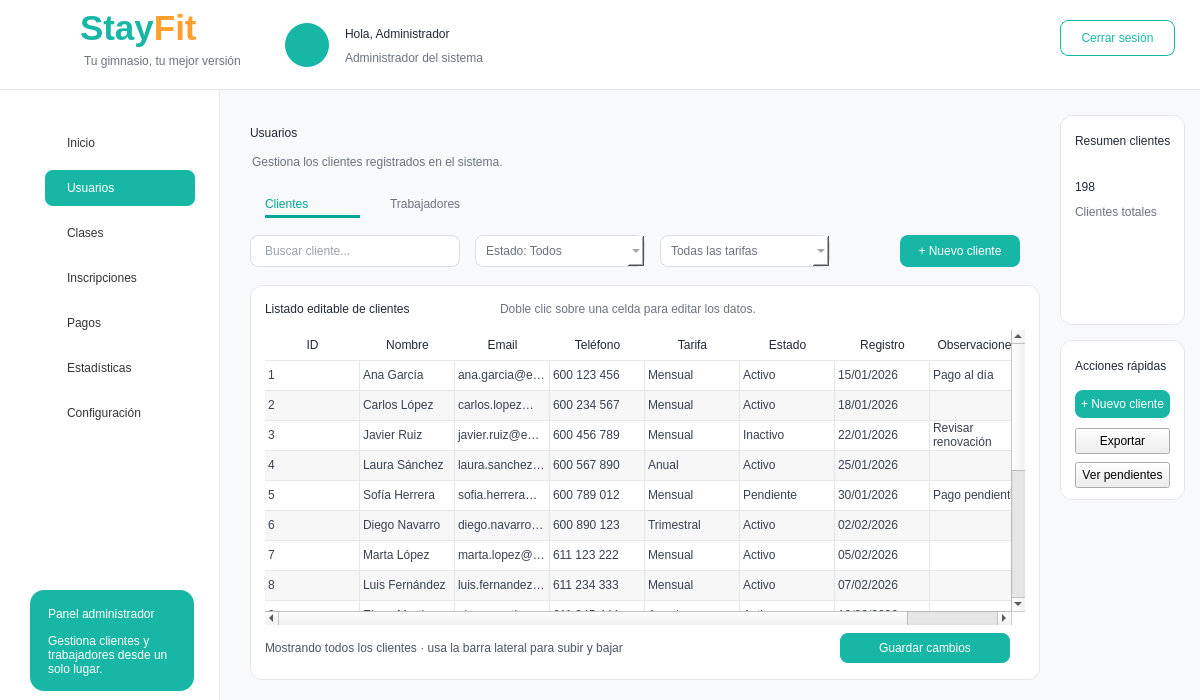
<?xml version="1.0" encoding="UTF-8"?>
<ui version="4.0">
 <class>MainWindow</class>
 <widget class="QMainWindow" name="MainWindow">
  <property name="geometry"><rect><x>0</x><y>0</y><width>1200</width><height>700</height></rect></property>
  <property name="windowTitle"><string>StayFit - Usuarios Clientes</string></property>
  <property name="styleSheet"><string notr="true">
QMainWindow { background-color: #F7F9FA; }
QLabel { background: transparent; color: #1F2937; font-family: &quot;Segoe UI&quot;; }
QPushButton { font-family: &quot;Segoe UI&quot;; }
QFrame#frameHeader { background-color: white; border-bottom: 1px solid #E5E7EB; }
QFrame#frameMenu { background-color: white; border-right: 1px solid #E5E7EB; }
QFrame#frameContenido { background-color: #F7F9FA; border: none; }
QFrame#cardTabla, QFrame#cardResumen, QFrame#cardAcciones, QFrame#cardSigue { background-color: white; border: 1px solid #E6E6E6; border-radius: 12px; }
QPushButton#btnUsuarios { background-color: #18B7A5; color: white; border-radius: 8px; text-align: left; padding-left: 22px; font: bold 11pt &quot;Segoe UI&quot;; }
QPushButton#btnInicio, QPushButton#btnClases, QPushButton#btnInscripciones, QPushButton#btnPagos, QPushButton#btnEstadisticas, QPushButton#btnConfiguracion { background-color: transparent; color: #333333; border: none; text-align: left; padding-left: 22px; font: 11pt &quot;Segoe UI&quot;; }
QPushButton#btnCerrarSesion { background-color: white; color: #18B7A5; border: 1px solid #18B7A5; border-radius: 8px; font: bold 10pt &quot;Segoe UI&quot;; }
QPushButton#btnNuevoUsuario, QPushButton#btnGuardarCambios, QPushButton#btnAccionNueva { background-color: #18B7A5; color: white; border: none; border-radius: 8px; font: bold 9pt &quot;Segoe UI&quot;; }
QPushButton[class=&quot;btnAccion&quot;] { background-color: white; color: #374151; border: 1px solid #E5E7EB; border-radius: 8px; font: 9pt &quot;Segoe UI&quot;; text-align: left; padding-left: 15px; }
QLineEdit { background-color: white; border: 1px solid #D9DEE7; border-radius: 8px; padding-left: 12px; font: 9pt &quot;Segoe UI&quot;; color: #374151; }
QComboBox { background-color: white; border: 1px solid #D9DEE7; border-radius: 8px; padding-left: 10px; font: 9pt &quot;Segoe UI&quot;; color: #6B7280; }
QTableWidget { background-color: white; border: none; gridline-color: #E6E6E6; font: 8pt &quot;Segoe UI&quot;; color: #374151; selection-background-color: #E6F7F5; }
QHeaderView::section { background-color: white; color: #1F2937; font: bold 8pt &quot;Segoe UI&quot;; border: none; border-bottom: 1px solid #E6E6E6; padding: 6px; }
  </string></property>
  <widget class="QWidget" name="centralwidget">
   <widget class="QFrame" name="frameHeader">
    <property name="geometry"><rect><x>0</x><y>0</y><width>1200</width><height>90</height></rect></property>
    <widget class="QLabel" name="lblLogoIcono"><property name="geometry"><rect><x>18</x><y>10</y><width>65</width><height>65</height></rect></property><property name="pixmap"><pixmap resource="../imagenes/recursos.qrc">:/newPrefix/logo_stayfit.png</pixmap></property><property name="scaledContents"><bool>true</bool></property></widget>
    <widget class="QLabel" name="labelStayFitHeader"><property name="geometry"><rect><x>80</x><y>8</y><width>170</width><height>40</height></rect></property><property name="text"><string>&lt;html&gt;&lt;body&gt;&lt;span style=&quot;font-size:26pt; font-weight:700; color:#18B7A5;&quot;&gt;Stay&lt;/span&gt;&lt;span style=&quot;font-size:26pt; font-weight:700; color:#FF9F2E;&quot;&gt;Fit&lt;/span&gt;&lt;/body&gt;&lt;/html&gt;</string></property></widget>
    <widget class="QLabel" name="labelSubtituloHeader"><property name="geometry"><rect><x>84</x><y>52</y><width>180</width><height>18</height></rect></property><property name="styleSheet"><string notr="true">color:#6B7280; font:9pt &quot;Segoe UI&quot;;</string></property><property name="text"><string>Tu gimnasio, tu mejor versión</string></property></widget>
    <widget class="QLabel" name="lblAvatarAdmin"><property name="geometry"><rect><x>285</x><y>23</y><width>44</width><height>44</height></rect></property><property name="styleSheet"><string notr="true">background-color: #18B7A5; border-radius: 22px;</string></property><property name="pixmap"><pixmap resource="../imagenes/recursos.qrc">:/newPrefix/usuario.png</pixmap></property><property name="scaledContents"><bool>true</bool></property></widget>
    <widget class="QLabel" name="lblNombreAdmin"><property name="geometry"><rect><x>345</x><y>22</y><width>300</width><height>24</height></rect></property><property name="styleSheet"><string notr="true">font:bold 13pt &quot;Segoe UI&quot;; color:#1F2937;</string></property><property name="text"><string>Hola, Administrador</string></property></widget>
    <widget class="QLabel" name="lblRolAdmin"><property name="geometry"><rect><x>345</x><y>48</y><width>250</width><height>20</height></rect></property><property name="styleSheet"><string notr="true">font:10pt &quot;Segoe UI&quot;; color:#6B7280;</string></property><property name="text"><string>Administrador del sistema</string></property></widget>
    <widget class="QPushButton" name="btnCerrarSesion"><property name="geometry"><rect><x>1060</x><y>20</y><width>115</width><height>36</height></rect></property><property name="text"><string>Cerrar sesión</string></property></widget>
   </widget>
   <widget class="QFrame" name="frameMenu">
    <property name="geometry"><rect><x>0</x><y>90</y><width>220</width><height>610</height></rect></property>
    <widget class="QPushButton" name="btnInicio"><property name="geometry"><rect><x>45</x><y>35</y><width>150</width><height>36</height></rect></property><property name="text"><string>Inicio</string></property></widget>
    <widget class="QPushButton" name="btnUsuarios"><property name="geometry"><rect><x>45</x><y>80</y><width>150</width><height>36</height></rect></property><property name="text"><string>Usuarios</string></property></widget>
    <widget class="QPushButton" name="btnClases"><property name="geometry"><rect><x>45</x><y>125</y><width>150</width><height>36</height></rect></property><property name="text"><string>Clases</string></property></widget>
    <widget class="QPushButton" name="btnInscripciones"><property name="geometry"><rect><x>45</x><y>170</y><width>150</width><height>36</height></rect></property><property name="text"><string>Inscripciones</string></property></widget>
    <widget class="QPushButton" name="btnPagos"><property name="geometry"><rect><x>45</x><y>215</y><width>150</width><height>36</height></rect></property><property name="text"><string>Pagos</string></property></widget>
    <widget class="QPushButton" name="btnEstadisticas"><property name="geometry"><rect><x>45</x><y>260</y><width>150</width><height>36</height></rect></property><property name="text"><string>Estadísticas</string></property></widget>
    <widget class="QPushButton" name="btnConfiguracion"><property name="geometry"><rect><x>45</x><y>305</y><width>150</width><height>36</height></rect></property><property name="text"><string>Configuración</string></property></widget>
    <widget class="QFrame" name="cardSigue"><property name="geometry"><rect><x>30</x><y>500</y><width>164</width><height>101</height></rect></property><property name="styleSheet"><string notr="true">QFrame#cardSigue { background-color:#18B7A5; border-radius:14px; border:none; }</string></property><widget class="QLabel" name="lblPanel"><property name="geometry"><rect><x>18</x><y>12</y><width>140</width><height>24</height></rect></property><property name="styleSheet"><string notr="true">color:white; font:bold 10pt &quot;Segoe UI&quot;;</string></property><property name="text"><string>Panel administrador</string></property></widget><widget class="QLabel" name="lblPanelTexto"><property name="geometry"><rect><x>18</x><y>38</y><width>130</width><height>54</height></rect></property><property name="styleSheet"><string notr="true">color:white; font:8pt &quot;Segoe UI&quot;;</string></property><property name="text"><string>Gestiona clientes y trabajadores desde un solo lugar.</string></property><property name="wordWrap"><bool>true</bool></property></widget></widget>
   </widget>
   <widget class="QFrame" name="frameContenido">
    <property name="geometry"><rect><x>220</x><y>90</y><width>980</width><height>610</height></rect></property>
    <widget class="QLabel" name="lblTituloUsuarios"><property name="geometry"><rect><x>30</x><y>25</y><width>260</width><height>36</height></rect></property><property name="styleSheet"><string notr="true">font:bold 20pt &quot;Segoe UI&quot;; color:#1F2937;</string></property><property name="text"><string>Usuarios</string></property></widget>
    <widget class="QLabel" name="lblSubUsuarios"><property name="geometry"><rect><x>32</x><y>62</y><width>520</width><height>20</height></rect></property><property name="styleSheet"><string notr="true">font:9pt &quot;Segoe UI&quot;; color:#6B7280;</string></property><property name="text"><string>Gestiona los clientes registrados en el sistema.</string></property></widget>
    <widget class="QLabel" name="lblTabClientes"><property name="geometry"><rect><x>45</x><y>100</y><width>95</width><height>28</height></rect></property><property name="styleSheet"><string notr="true">font:bold 11pt &quot;Segoe UI&quot;; color:#00A896; border-bottom:3px solid #00A896;</string></property><property name="text"><string>Clientes</string></property></widget>
    <widget class="QLabel" name="lblTabTrabajadores"><property name="geometry"><rect><x>170</x><y>100</y><width>120</width><height>28</height></rect></property><property name="styleSheet"><string notr="true">font:11pt &quot;Segoe UI&quot;; color:#6B7280;</string></property><property name="text"><string>Trabajadores</string></property></widget>
    <widget class="QLineEdit" name="txtBuscarCliente"><property name="geometry"><rect><x>30</x><y>145</y><width>210</width><height>32</height></rect></property><property name="placeholderText"><string>Buscar cliente...</string></property></widget>
    <widget class="QComboBox" name="cmbEstado"><property name="geometry"><rect><x>255</x><y>145</y><width>170</width><height>32</height></rect></property><item><property name="text"><string>Estado: Todos</string></property></item><item><property name="text"><string>Activo</string></property></item><item><property name="text"><string>Inactivo</string></property></item><item><property name="text"><string>Pendiente</string></property></item></widget>
    <widget class="QComboBox" name="cmbTarifa"><property name="geometry"><rect><x>440</x><y>145</y><width>170</width><height>32</height></rect></property><item><property name="text"><string>Todas las tarifas</string></property></item><item><property name="text"><string>Mensual</string></property></item><item><property name="text"><string>Trimestral</string></property></item><item><property name="text"><string>Anual</string></property></item></widget>
    <widget class="QPushButton" name="btnNuevoUsuario"><property name="geometry"><rect><x>680</x><y>145</y><width>120</width><height>32</height></rect></property><property name="text"><string>+ Nuevo cliente</string></property></widget>
    <widget class="QFrame" name="cardTabla">
     <property name="geometry"><rect><x>30</x><y>195</y><width>790</width><height>395</height></rect></property>
     <widget class="QLabel" name="lblTablaTitulo"><property name="geometry"><rect><x>15</x><y>12</y><width>250</width><height>24</height></rect></property><property name="styleSheet"><string notr="true">font:bold 11pt &quot;Segoe UI&quot;; color:#1F2937;</string></property><property name="text"><string>Listado editable de clientes</string></property></widget>
     <widget class="QLabel" name="lblAyudaEdicion"><property name="geometry"><rect><x>250</x><y>12</y><width>420</width><height>24</height></rect></property><property name="styleSheet"><string notr="true">font:8pt &quot;Segoe UI&quot;; color:#6B7280;</string></property><property name="text"><string>Doble clic sobre una celda para editar los datos.</string></property></widget>
     <widget class="QTableWidget" name="tablaClientes">
      <property name="geometry"><rect><x>15</x><y>45</y><width>760</width><height>295</height></rect></property>
      <property name="verticalScrollBarPolicy"><enum>Qt::ScrollBarPolicy::ScrollBarAsNeeded</enum></property>
      <property name="horizontalScrollBarPolicy"><enum>Qt::ScrollBarPolicy::ScrollBarAsNeeded</enum></property>
      <property name="editTriggers"><set>QAbstractItemView::EditTrigger::AnyKeyPressed|QAbstractItemView::EditTrigger::DoubleClicked|QAbstractItemView::EditTrigger::EditKeyPressed</set></property>
      <property name="alternatingRowColors"><bool>true</bool></property>
      <property name="selectionBehavior"><enum>QAbstractItemView::SelectionBehavior::SelectRows</enum></property>
      <property name="showGrid"><bool>true</bool></property>
      <property name="rowCount"><number>16</number></property>
      <property name="columnCount"><number>8</number></property>
      <attribute name="horizontalHeaderDefaultSectionSize"><number>95</number></attribute>
      <attribute name="horizontalHeaderStretchLastSection"><bool>true</bool></attribute>
      <attribute name="verticalHeaderVisible"><bool>false</bool></attribute>
      <column><property name="text"><string>ID</string></property></column>
      <column><property name="text"><string>Nombre</string></property></column>
      <column><property name="text"><string>Email</string></property></column>
      <column><property name="text"><string>Teléfono</string></property></column>
      <column><property name="text"><string>Tarifa</string></property></column>
      <column><property name="text"><string>Estado</string></property></column>
      <column><property name="text"><string>Registro</string></property></column>
      <column><property name="text"><string>Observaciones</string></property></column>
      <row/>
      <row/>
      <row/>
      <row/>
      <row/>
      <row/>
      <row/>
      <row/>
      <row/>
      <row/>
      <row/>
      <row/>
      <row/>
      <row/>
      <row/>
      <row/>
      <item row="0" column="0"><property name="text"><string>1</string></property></item>
      <item row="0" column="1"><property name="text"><string>Ana García</string></property></item>
      <item row="0" column="2"><property name="text"><string>ana.garcia@email.com</string></property></item>
      <item row="0" column="3"><property name="text"><string>600 123 456</string></property></item>
      <item row="0" column="4"><property name="text"><string>Mensual</string></property></item>
      <item row="0" column="5"><property name="text"><string>Activo</string></property></item>
      <item row="0" column="6"><property name="text"><string>15/01/2026</string></property></item>
      <item row="0" column="7"><property name="text"><string>Pago al día</string></property></item>
      <item row="1" column="0"><property name="text"><string>2</string></property></item>
      <item row="1" column="1"><property name="text"><string>Carlos López</string></property></item>
      <item row="1" column="2"><property name="text"><string>carlos.lopez@email.com</string></property></item>
      <item row="1" column="3"><property name="text"><string>600 234 567</string></property></item>
      <item row="1" column="4"><property name="text"><string>Mensual</string></property></item>
      <item row="1" column="5"><property name="text"><string>Activo</string></property></item>
      <item row="1" column="6"><property name="text"><string>18/01/2026</string></property></item>
      <item row="1" column="7"><property name="text"><string></string></property></item>
      <item row="2" column="0"><property name="text"><string>3</string></property></item>
      <item row="2" column="1"><property name="text"><string>Javier Ruiz</string></property></item>
      <item row="2" column="2"><property name="text"><string>javier.ruiz@email.com</string></property></item>
      <item row="2" column="3"><property name="text"><string>600 456 789</string></property></item>
      <item row="2" column="4"><property name="text"><string>Mensual</string></property></item>
      <item row="2" column="5"><property name="text"><string>Inactivo</string></property></item>
      <item row="2" column="6"><property name="text"><string>22/01/2026</string></property></item>
      <item row="2" column="7"><property name="text"><string>Revisar renovación</string></property></item>
      <item row="3" column="0"><property name="text"><string>4</string></property></item>
      <item row="3" column="1"><property name="text"><string>Laura Sánchez</string></property></item>
      <item row="3" column="2"><property name="text"><string>laura.sanchez@email.com</string></property></item>
      <item row="3" column="3"><property name="text"><string>600 567 890</string></property></item>
      <item row="3" column="4"><property name="text"><string>Anual</string></property></item>
      <item row="3" column="5"><property name="text"><string>Activo</string></property></item>
      <item row="3" column="6"><property name="text"><string>25/01/2026</string></property></item>
      <item row="3" column="7"><property name="text"><string></string></property></item>
      <item row="4" column="0"><property name="text"><string>5</string></property></item>
      <item row="4" column="1"><property name="text"><string>Sofía Herrera</string></property></item>
      <item row="4" column="2"><property name="text"><string>sofia.herrera@email.com</string></property></item>
      <item row="4" column="3"><property name="text"><string>600 789 012</string></property></item>
      <item row="4" column="4"><property name="text"><string>Mensual</string></property></item>
      <item row="4" column="5"><property name="text"><string>Pendiente</string></property></item>
      <item row="4" column="6"><property name="text"><string>30/01/2026</string></property></item>
      <item row="4" column="7"><property name="text"><string>Pago pendiente</string></property></item>
      <item row="5" column="0"><property name="text"><string>6</string></property></item>
      <item row="5" column="1"><property name="text"><string>Diego Navarro</string></property></item>
      <item row="5" column="2"><property name="text"><string>diego.navarro@email.com</string></property></item>
      <item row="5" column="3"><property name="text"><string>600 890 123</string></property></item>
      <item row="5" column="4"><property name="text"><string>Trimestral</string></property></item>
      <item row="5" column="5"><property name="text"><string>Activo</string></property></item>
      <item row="5" column="6"><property name="text"><string>02/02/2026</string></property></item>
      <item row="5" column="7"><property name="text"><string></string></property></item>
      <item row="6" column="0"><property name="text"><string>7</string></property></item>
      <item row="6" column="1"><property name="text"><string>Marta López</string></property></item>
      <item row="6" column="2"><property name="text"><string>marta.lopez@email.com</string></property></item>
      <item row="6" column="3"><property name="text"><string>611 123 222</string></property></item>
      <item row="6" column="4"><property name="text"><string>Mensual</string></property></item>
      <item row="6" column="5"><property name="text"><string>Activo</string></property></item>
      <item row="6" column="6"><property name="text"><string>05/02/2026</string></property></item>
      <item row="6" column="7"><property name="text"><string></string></property></item>
      <item row="7" column="0"><property name="text"><string>8</string></property></item>
      <item row="7" column="1"><property name="text"><string>Luis Fernández</string></property></item>
      <item row="7" column="2"><property name="text"><string>luis.fernandez@email.com</string></property></item>
      <item row="7" column="3"><property name="text"><string>611 234 333</string></property></item>
      <item row="7" column="4"><property name="text"><string>Mensual</string></property></item>
      <item row="7" column="5"><property name="text"><string>Activo</string></property></item>
      <item row="7" column="6"><property name="text"><string>07/02/2026</string></property></item>
      <item row="7" column="7"><property name="text"><string></string></property></item>
      <item row="8" column="0"><property name="text"><string>9</string></property></item>
      <item row="8" column="1"><property name="text"><string>Elena Martín</string></property></item>
      <item row="8" column="2"><property name="text"><string>elena.martin@email.com</string></property></item>
      <item row="8" column="3"><property name="text"><string>611 345 444</string></property></item>
      <item row="8" column="4"><property name="text"><string>Anual</string></property></item>
      <item row="8" column="5"><property name="text"><string>Activo</string></property></item>
      <item row="8" column="6"><property name="text"><string>10/02/2026</string></property></item>
      <item row="8" column="7"><property name="text"><string></string></property></item>
      <item row="9" column="0"><property name="text"><string>10</string></property></item>
      <item row="9" column="1"><property name="text"><string>Pablo Serrano</string></property></item>
      <item row="9" column="2"><property name="text"><string>pablo.serrano@email.com</string></property></item>
      <item row="9" column="3"><property name="text"><string>611 456 555</string></property></item>
      <item row="9" column="4"><property name="text"><string>Mensual</string></property></item>
      <item row="9" column="5"><property name="text"><string>Inactivo</string></property></item>
      <item row="9" column="6"><property name="text"><string>12/02/2026</string></property></item>
      <item row="9" column="7"><property name="text"><string>Baja temporal</string></property></item>
      <item row="10" column="0"><property name="text"><string>11</string></property></item>
      <item row="10" column="1"><property name="text"><string>Lucía Torres</string></property></item>
      <item row="10" column="2"><property name="text"><string>lucia.torres@email.com</string></property></item>
      <item row="10" column="3"><property name="text"><string>611 567 666</string></property></item>
      <item row="10" column="4"><property name="text"><string>Trimestral</string></property></item>
      <item row="10" column="5"><property name="text"><string>Activo</string></property></item>
      <item row="10" column="6"><property name="text"><string>15/02/2026</string></property></item>
      <item row="10" column="7"><property name="text"><string></string></property></item>
      <item row="11" column="0"><property name="text"><string>12</string></property></item>
      <item row="11" column="1"><property name="text"><string>Álvaro Gómez</string></property></item>
      <item row="11" column="2"><property name="text"><string>alvaro.gomez@email.com</string></property></item>
      <item row="11" column="3"><property name="text"><string>611 678 777</string></property></item>
      <item row="11" column="4"><property name="text"><string>Mensual</string></property></item>
      <item row="11" column="5"><property name="text"><string>Pendiente</string></property></item>
      <item row="11" column="6"><property name="text"><string>18/02/2026</string></property></item>
      <item row="11" column="7"><property name="text"><string>Falta documentación</string></property></item>
      <item row="12" column="0"><property name="text"><string>13</string></property></item>
      <item row="12" column="1"><property name="text"><string>Nuria Castro</string></property></item>
      <item row="12" column="2"><property name="text"><string>nuria.castro@email.com</string></property></item>
      <item row="12" column="3"><property name="text"><string>611 789 888</string></property></item>
      <item row="12" column="4"><property name="text"><string>Anual</string></property></item>
      <item row="12" column="5"><property name="text"><string>Activo</string></property></item>
      <item row="12" column="6"><property name="text"><string>20/02/2026</string></property></item>
      <item row="12" column="7"><property name="text"><string></string></property></item>
      <item row="13" column="0"><property name="text"><string>14</string></property></item>
      <item row="13" column="1"><property name="text"><string>Mario Díaz</string></property></item>
      <item row="13" column="2"><property name="text"><string>mario.diaz@email.com</string></property></item>
      <item row="13" column="3"><property name="text"><string>611 890 999</string></property></item>
      <item row="13" column="4"><property name="text"><string>Mensual</string></property></item>
      <item row="13" column="5"><property name="text"><string>Activo</string></property></item>
      <item row="13" column="6"><property name="text"><string>22/02/2026</string></property></item>
      <item row="13" column="7"><property name="text"><string></string></property></item>
      <item row="14" column="0"><property name="text"><string>15</string></property></item>
      <item row="14" column="1"><property name="text"><string>Irene Molina</string></property></item>
      <item row="14" column="2"><property name="text"><string>irene.molina@email.com</string></property></item>
      <item row="14" column="3"><property name="text"><string>622 111 222</string></property></item>
      <item row="14" column="4"><property name="text"><string>Mensual</string></property></item>
      <item row="14" column="5"><property name="text"><string>Activo</string></property></item>
      <item row="14" column="6"><property name="text"><string>25/02/2026</string></property></item>
      <item row="14" column="7"><property name="text"><string></string></property></item>
      <item row="15" column="0"><property name="text"><string>16</string></property></item>
      <item row="15" column="1"><property name="text"><string>Hugo Romero</string></property></item>
      <item row="15" column="2"><property name="text"><string>hugo.romero@email.com</string></property></item>
      <item row="15" column="3"><property name="text"><string>622 222 333</string></property></item>
      <item row="15" column="4"><property name="text"><string>Trimestral</string></property></item>
      <item row="15" column="5"><property name="text"><string>Activo</string></property></item>
      <item row="15" column="6"><property name="text"><string>28/02/2026</string></property></item>
      <item row="15" column="7"><property name="text"><string></string></property></item>
     </widget>
     <widget class="QLabel" name="lblMostrando"><property name="geometry"><rect><x>15</x><y>350</y><width>390</width><height>25</height></rect></property><property name="styleSheet"><string notr="true">font:9pt &quot;Segoe UI&quot;; color:#4B5563;</string></property><property name="text"><string>Mostrando todos los clientes · usa la barra lateral para subir y bajar</string></property></widget>
     <widget class="QPushButton" name="btnGuardarCambios"><property name="geometry"><rect><x>590</x><y>348</y><width>170</width><height>30</height></rect></property><property name="text"><string>Guardar cambios</string></property></widget>
    </widget>
    <widget class="QFrame" name="cardResumen"><property name="geometry"><rect><x>840</x><y>25</y><width>125</width><height>210</height></rect></property><widget class="QLabel" name="lblResumen"><property name="geometry"><rect><x>15</x><y>15</y><width>110</width><height>22</height></rect></property><property name="styleSheet"><string notr="true">font:bold 9pt &quot;Segoe UI&quot;;</string></property><property name="text"><string>Resumen clientes</string></property></widget><widget class="QLabel" name="lblNumClientes"><property name="geometry"><rect><x>15</x><y>55</y><width>100</width><height>34</height></rect></property><property name="styleSheet"><string notr="true">font:bold 20pt &quot;Segoe UI&quot;; color:#1F2937;</string></property><property name="text"><string>198</string></property></widget><widget class="QLabel" name="lblTotal"><property name="geometry"><rect><x>15</x><y>88</y><width>100</width><height>18</height></rect></property><property name="styleSheet"><string notr="true">font:8pt &quot;Segoe UI&quot;; color:#6B7280;</string></property><property name="text"><string>Clientes totales</string></property></widget></widget>
    <widget class="QFrame" name="cardAcciones"><property name="geometry"><rect><x>840</x><y>250</y><width>125</width><height>160</height></rect></property><widget class="QLabel" name="lblAcciones"><property name="geometry"><rect><x>15</x><y>15</y><width>110</width><height>22</height></rect></property><property name="styleSheet"><string notr="true">font:bold 10pt &quot;Segoe UI&quot;;</string></property><property name="text"><string>Acciones rápidas</string></property></widget><widget class="QPushButton" name="btnAccionNueva"><property name="geometry"><rect><x>15</x><y>50</y><width>95</width><height>28</height></rect></property><property name="text"><string>+ Nuevo cliente</string></property></widget><widget class="QPushButton" name="btnExportar"><property name="geometry"><rect><x>15</x><y>88</y><width>95</width><height>26</height></rect></property><property name="text"><string>Exportar</string></property><property name="class" stdset="0"><string>btnAccion</string></property></widget><widget class="QPushButton" name="btnVerPendientes"><property name="geometry"><rect><x>15</x><y>122</y><width>95</width><height>26</height></rect></property><property name="text"><string>Ver pendientes</string></property><property name="class" stdset="0"><string>btnAccion</string></property></widget></widget>
   </widget>
  </widget>
 </widget>
 <resources><include location="../imagenes/recursos.qrc"/></resources>
 <connections/>
</ui>
